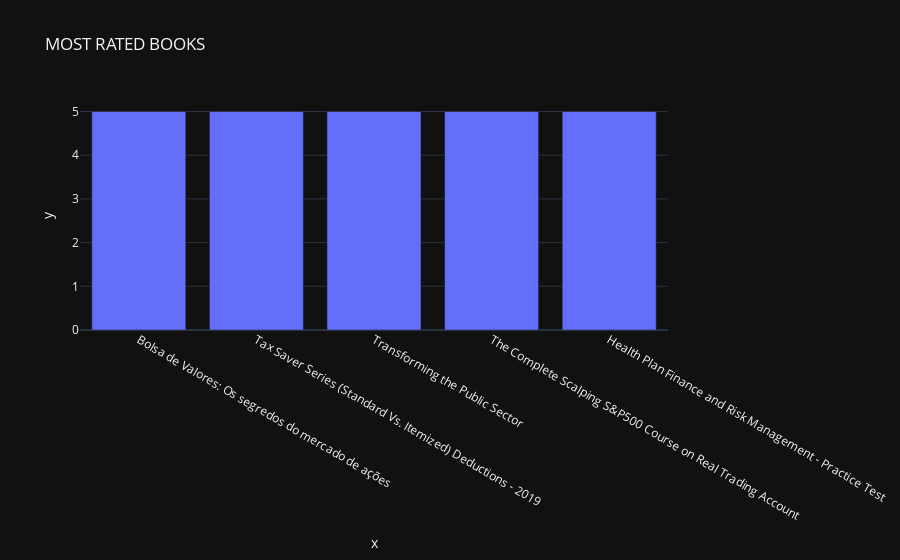

Notebook code cell kept with this figure:
### Markdown cell above
## TOP 5 MOST RATED BOOKS

### Code cell
fig=px.bar(x=X,y=Y,title="MOST RATED BOOKS",template="plotly_dark")
fig.show()

### Figure 1 — Plotly figure (JSON) as saved in the notebook; plotly's stock layout.template omitted (floating-point values rounded to 4 significant figures)
{"data": [{"alignmentgroup": "True", "hovertemplate": "x=%{x}<br>y=%{y}<extra></extra>", "legendgroup": "", "marker": {"color": "#636efa", "pattern": {"shape": ""}}, "name": "", "offsetgroup": "", "orientation": "v", "showlegend": false, "textposition": "auto", "type": "bar", "x": ["Bolsa de Valores: Os segredos do mercado de ações", "Tax Saver Series (Standard Vs. Itemized) Deductions - 2019", "Transforming the Public Sector", "The Complete Scalping S&P500 Course on Real Trading Account", "Health Plan Finance and Risk Management - Practice Test"], "xaxis": "x", "y": [5, 5, 5, 5, 5], "yaxis": "y"}], "layout": {"barmode": "relative", "legend": {"tracegroupgap": 0}, "title": {"text": "MOST RATED BOOKS"}, "xaxis": {"anchor": "y", "domain": [0, 1], "title": {"text": "x"}}, "yaxis": {"anchor": "x", "domain": [0, 1], "title": {"text": "y"}}}}
